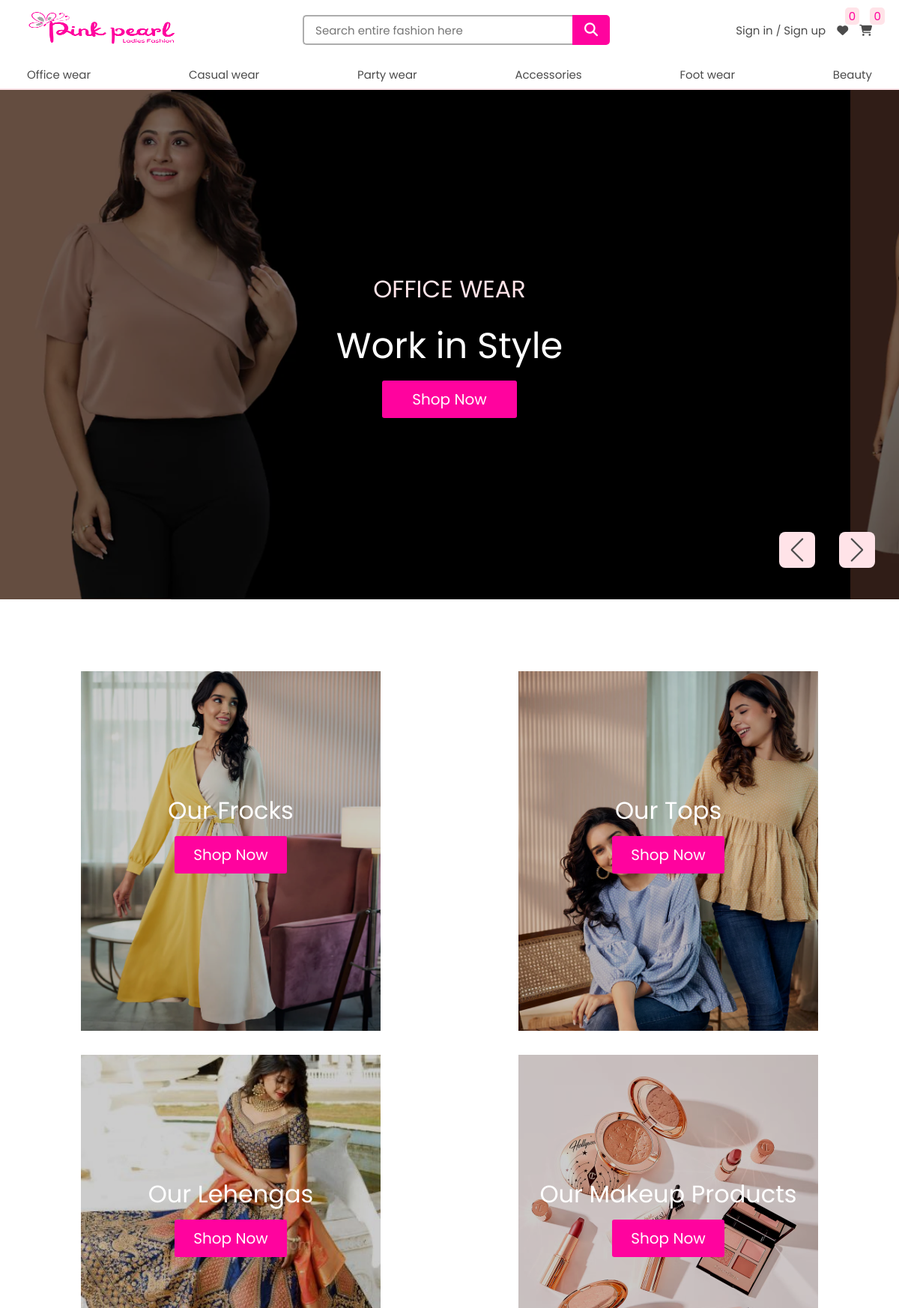
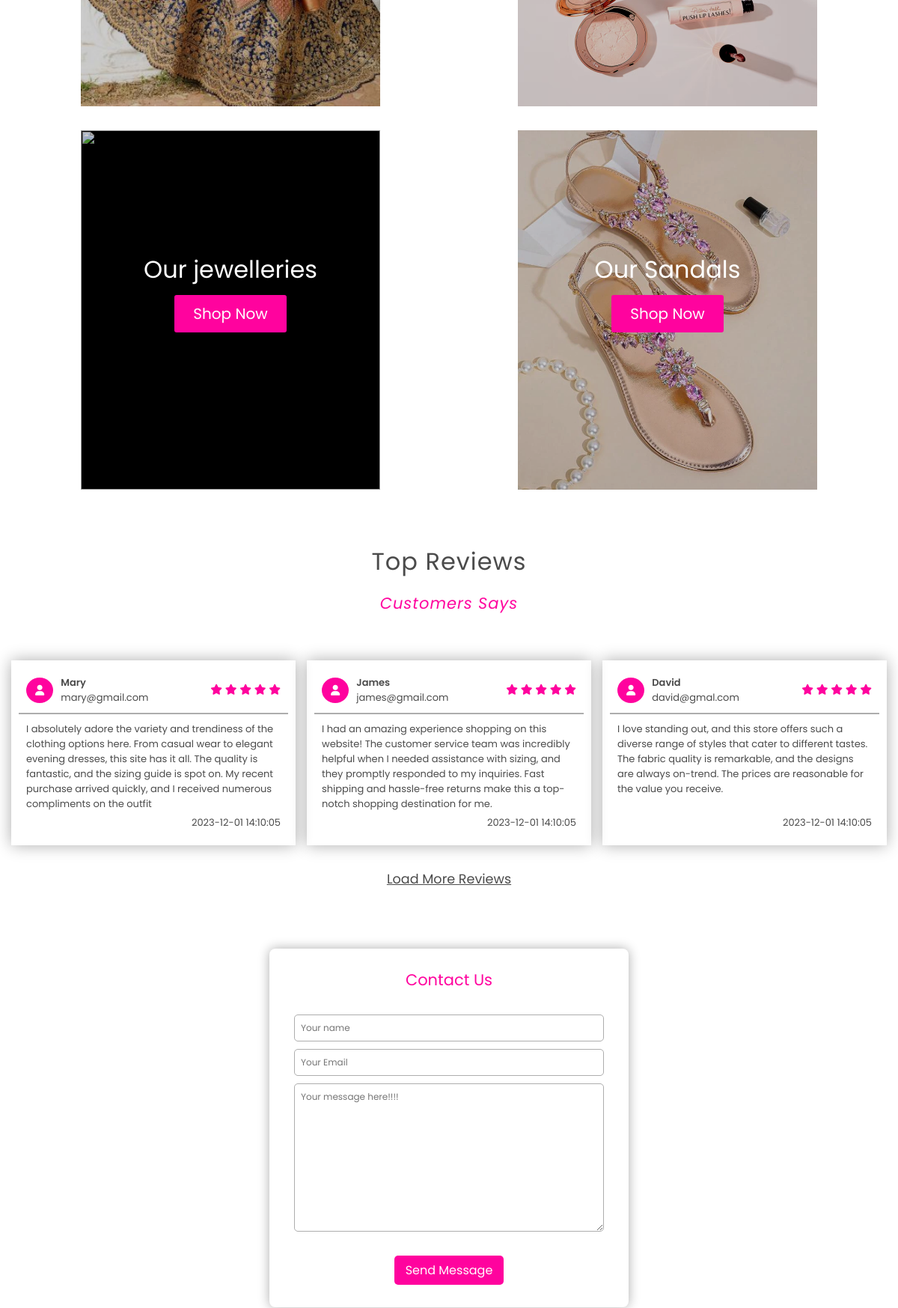
The app's page /shop/index.php (upper part) with its own data (2 pictures, top to bottom).
### tables this page shows
CREATE TABLE `main_category` (
  `main_category_id` int(11) NOT NULL,
  `category_name` varchar(255) NOT NULL,
  `description` varchar(100) NOT NULL,
  `image_url` varchar(255) NOT NULL
);

CREATE TABLE `reviews` (
  `review_id` int(11) NOT NULL,
  `user_id` int(11) NOT NULL,
  `comment` varchar(300) NOT NULL,
  `num_of_stars` int(11) NOT NULL,
  `date` datetime NOT NULL DEFAULT current_timestamp()
);

CREATE TABLE `users` (
  `user_id` int(11) NOT NULL,
  `username` varchar(50) NOT NULL,
  `first_name` varchar(100) NOT NULL,
  `last_name` varchar(100) NOT NULL,
  `phone` varchar(15) NOT NULL,
  `address_line1` text NOT NULL,
  `address_line2` text NOT NULL,
  `email` varchar(100) NOT NULL,
  `password` char(255) NOT NULL,
  `reg_date` date NOT NULL DEFAULT current_timestamp(),
  `user_type` varchar(50) NOT NULL
);

### shop/index.php (the view, shortened to what this page needs)
<?php
  include('../main-header/header.php');
?>
<!DOCTYPE html>
<html lang="en">
<head>
    <link rel="stylesheet" href="https://cdn.jsdelivr.net/npm/swiper@11/swiper-bundle.min.css" />
    <link rel="stylesheet" href="https://cdnjs.cloudflare.com/ajax/libs/font-awesome/6.4.2/css/all.min.css">
    <link rel="stylesheet" href="../index.css">
    <link rel="stylesheet" href="./main-header//header.css">
    <link rel="stylesheet" href="style.css">
</head>
<body>
    <section class="home" id="home">
        <div class="swiper home-slider">
          <div class="swiper-wrapper">
                <?php
                    $main_category_res = mysqli_query($connection, "SELECT * FROM main_category")
                    or die('Category query failed');
                    $main_categories = mysqli_fetch_all($main_category_res, MYSQLI_ASSOC);
                    foreach ($main_categories as $main) {
                      $image = $main['image_url'];$name = $main['category_name'];$description = $main['description'];$id = $main['main_category_id'];
                      echo "<div class='swiper-slide slide' style='background: rgba(0,0,0,0.5)url(../uploadedImages/$image);background-repeat:no-repeat; background-size:cover;background-blend-mode: darken;'>
                              <div class='content'>
                                <span style='text-transform:uppercase;'>$name</span>
                                <h3>$description</h3>
                                <a href='../fashion/fashion.php?main=$id' class='button'>Shop Now</a>
                              </div>
                            </div>";
                    }
                ?>
          </div>
          <div class="swiper-button-next"></div>
          <div class="swiper-button-prev"></div>
        </div>
    </section>
    <section class="banner-container">
      <div class="banner">
          <div class="b-content">
          <h3>Our Frocks</h3>
          <a href="../fashion/fashion.php?sub=32" class="button">Shop Now</a>
        </div>
      </div>
      <div class="banner">
        <div class="b-content">
        <h3>Our Tops</h3>
          <a href="../fashion/fashion.php?sub=28" class="button">Shop Now</a>
        </div>
      </div>
      <div class="banner">
        <div class="b-content">
        <h3>Our Lehengas</h3>
          <a href="../fashion/fashion.php?sub=37" class="button">Shop Now</a>
        </div>
      </div>
      <div class="banner">
          <div class="b-content">
            <h3>Our Makeup Products</h3>
            <a href="../fashion/fashion.php?sub=49" class="button">Shop Now</a>
          </div>
      </div>
      <div class="banner">
          <div class="b-content">
          <h3>Our jewelleries</h3>
            <a href="../fashion/fashion.php?sub=45" class="button">Shop Now</a>
          </div>
      </div>
      <div class="banner">
        <div class="b-content">
          <h3>Our Sandals</h3>
          <a href="../fashion/fashion.php?sub=41" class="button">Shop Now</a>
        </div>
      </div>
    </section>
    <?php
        include '../database/dbconnection.php';
        $all_messages = mysqli_query($connection,"SELECT * from reviews inner join users on (reviews.user_id=users.user_id) LIMIT 3") or die(mysqli_error($conn));
    ?>
    <section id="review">
        <div class="review_heading">
            <h1>Top Reviews</h1>
            <h2>Customers Says</h2>
        </div>
        <div class="review_box_container">
        <?php
            while($row= mysqli_fetch_assoc($all_messages)){
        ?>
            <div class="review_box">
                <div class="box_top">
                    <div class="profile">
                        <span class="profile_img">
                          <i class="fa-solid fa-user"></i>
                        </span>
                        <span class="name_user">
                            <span style="font-weight: 600;"><?php echo $row['username']; ?></span>
                            <span><?php echo $row['email']; ?></span>
                        </span>
                    </div>
                    <div class="reviews">
                      <i class="fa-solid fa-star" style="color: #FF039E;"></i>
                      <i class="fa-solid fa-star" style="color: #FF039E;"></i>
                      <i class="fa-solid fa-star" style="color: #FF039E;"></i>
                      <i class="fa-solid fa-star" style="color: #FF039E;"></i>
                      <i class="fa-solid fa-star" style="color: #FF039E;"></i>
                    </div>
                </div>
                <div class="comments">
                    <?php echo $row['comment']; ?>
                </div>
                <div class="date">
                  <?php echo $row['date']; ?>
                </div>
            </div>
          <?php
            }
          ?>
        </div>
        <div class="load-more">
          <a href="review.php">Load More Reviews</a>
        </div>
    </section>
    <?php
    include 'contact.php';
    ?>
    <?php
    include 'about.php';
    ?>
</body>
</html>

### main-header/header.php (shortened to what this page needs)
<?php
    include('../database/dbconnection.php');
    $no_of_wishlist_items = 0;
    $no_of_cart_items = 0;
    $main_category_res = mysqli_query($connection, "SELECT * FROM main_category")
                    or die('Category query failed');
    $main_categories = mysqli_fetch_all($main_category_res, MYSQLI_ASSOC);
?>
<!DOCTYPE html>
<html lang="en">
<head>
    <link rel="stylesheet" href="../index.css">
    <link rel="stylesheet" href="../../Ladies-fashion-full-stack-website//main-header//header.css">
</head>
<body>
    <header>
        <div class="top-header">
            <div class="logo"><a href="../shop/index.php"><img src="../uploadedImages/logo.png" alt="Pink-pearl-logo"></a></div>
            <form class="search laptop-setup " action="../main-header/header.php" method='post'>
                <input type="text" placeholder="Search entire fashion here" name='search-word'><button type="submit" name="search"><i class="fa fa-search" aria-hidden="true"></i></button>
            </form>
            <div class="top-header-right">
                <?php
                    if (isset($_SESSION['isLogged']) && $_SESSION['isLogged']) {
                        echo "<span class='user laptop-setup'>" .
                                 "<a href='../account/logout.php'>sign out</a><a href='../myaccount/orders.php'><i class='fa fa-user-circle-o' aria-hidden='true'></i></a>" .
                             "</span>";
                    }
                    else {
                        echo "<span class='laptop-setup'><a href='../account/login.php'>Sign in  </a> / <a href='../account/register.php'>Sign up</a></span>";
                    }
                ?>
                <span><a href="../myaccount/wishlist.php"><i class="fa fa-heart" aria-hidden="true"></i></a><span><?php echo $no_of_wishlist_items; ?></span></span>
                <span><a href="../myaccount/cart.php"><i class="fa fa-shopping-cart" aria-hidden="true"></i></a><span><?php echo $no_of_cart_items; ?></span></span>
            </div>
        </div>
        <div class="bottom-header">
            <ul>
                <?php
                    foreach ($main_categories as $main) {
                        echo "<li><a href='../fashion/fashion.php?main=" . $main['main_category_id'] . "'>" . $main['category_name'] . "</a> </li>";
                    }
                ?>
            </ul>
        </div>
    </header>
</body>
</html>

### index.css (style rules this page uses)
* { margin: 0;padding: 0; box-sizing: border-box; font-family: 'Poppins', sans-serif; font-weight: 400; text-decoration: none; list-style-type: none; color: var(--black); outline: none; }
:root { --white: white; --black: rgb(75, 75, 75); --grey: rgb(173, 173, 173); --lightpink: rgb(255, 227, 232); --pink: #FF039E; }
button, .button { padding: 10px 25px; background-color: var(--pink); font-size: 20px; border: none; color: var(--white); cursor: pointer; transition: 0.3s; border-radius: 3px; display: flex; align-items: center; justify-content: center; gap: 10px; }
button i { color: var(--white); }

### main-header/header.css (style rules this page uses)
header { height: 15vh; position: fixed; width: 100%; z-index: 1000; }
.top-header { height: 10vh; padding: 1% 8%; display: flex; align-items: center; justify-content: space-between; background-color: var(--white); }
.top-header .logo img { width: 200px; height: 47px; }
.top-header .search { width: 400px; height: 100%; display: flex; align-items: center; justify-content: center; }
.top-header .search input { padding: 8px 50px 8px 15px; width: 360px; height: 40px; border-radius: 5px 0 0 5px; border: 2px solid var(--grey); border-right: none; font-size: 15px; }
.top-header .search button { height: 40px; width: 40px; display: flex; align-items: center; justify-content: center; border-radius: 0 5px 5px 0; font-size: 18px; color: var(--white); }
.top-header .top-header-right { height: 100%; display: flex; align-items: center; gap: 15px; }
.top-header .top-header-right > span { position: relative; }
.top-header .top-header-right span span { color: var(--pink); background-color: var(--lightpink); position: absolute; top: -80%; padding: 0px 5px; right: -100%; font-size: 15px; border-radius: 5px; }
.bottom-header { height: 5vh; padding: 0 8%; background-color: var(--white); border-bottom: 2px solid var(--lightpink); }
.bottom-header ul { height: 100%; display: flex; align-items: center; justify-content: space-between; width: 100%; }
header a { font-size: 15px; }
header a, header i { transition: 0.3s; cursor: pointer; }
@media all and (max-width:1200px) { .top-header, .bottom-header { padding: 1% 3%; } }

### records on screen
main_category: category_name "Office wear", image_url (picture), category_name "OFFICE WEAR", description "Work in Style"
main_category: category_name "Casual wear"
main_category: category_name "Party wear"
main_category: category_name "Accessories"
main_category: category_name "Foot wear"
main_category: category_name "Beauty"
reviews: user.username "Mary", user.email "mary@gmail.com", comment "I absolutely adore the variety and trendiness of the clothing options here. From casual wear to elegant evening dresses, this site has it all. The quality is fantastic, and the sizing guide is spot on. My recent purchase arrived quickly, and I received numerous compliments on the outfit", date "2023-12-01 14:10:05"
reviews: user.username "James", user.email "james@gmail.com", comment "I had an amazing experience shopping on this website! The customer service team was incredibly helpful when I needed assistance with sizing, and they promptly responded to my inquiries. Fast shipping and hassle-free returns make this a top-notch shopping destination for me.", date "2023-12-01 14:10:05"
reviews: user.username "David", user.email "david@gmal.com", comment "I love standing out, and this store offers such a diverse range of styles that cater to different tastes. The fabric quality is remarkable, and the designs are always on-trend. The prices are reasonable for the value you receive.", date "2023-12-01 14:10:05"

### other values on screen
$no_of_wishlist_items "0"
$no_of_cart_items "0"
